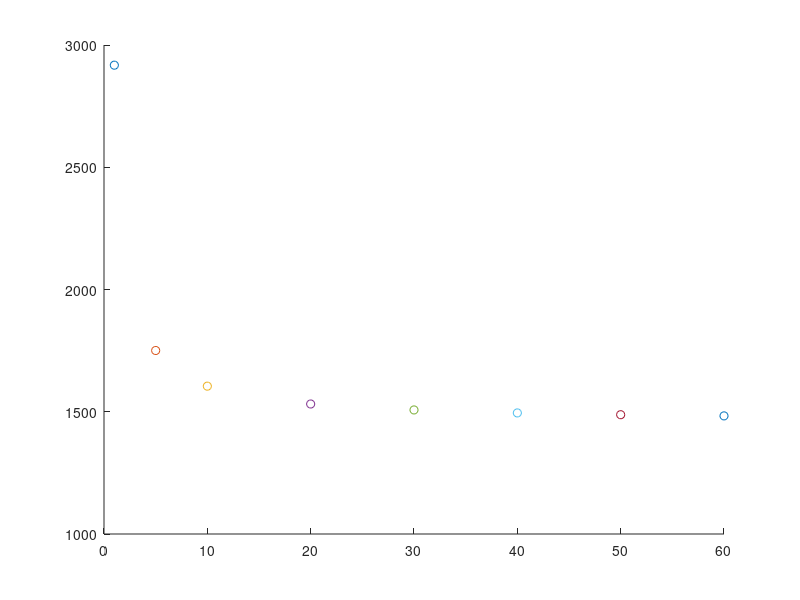

Write MATLAB code to recreate this figure.
%This program attempts to quantitatively show relationships between
%timesteps and error; I haven't thought of an analytical way to do this (and honestly haven't thought hard about it, so here's a few options)

x=1;
y=2.9175e+03;
scatter(x,y);
hold on;

x=5;
y=1.7505e+03
scatter(x,y);
hold on;

x=10;
y=1.6047e+03;
scatter(x,y);
hold on;

x=20;
y=1.5317e+03;
scatter(x,y);
hold on;

x=30;
y=1.5074e+03;
scatter(x,y);
hold on;

x=40;
y=1.4952e+03;
scatter(x,y);
hold on;

x=50;
y=1.4879e+03;
scatter(x,y);
hold on;

x=60;
y=1.4831e+03;
scatter(x,y);
hold on;
% 
% 1 result:     2.9175e+03
% 
% 5 result:     1.7505e+03
% 
% 10 result:   1.6047e+03
% 
% 20 result:    1.5317e+03
% 
% 30 result:    1.5074e+03
% 
% 40 result:    1.4952e+03
% 
% 50 result:    1.4879e+03
% 
% 60  result:   1.4831e+03